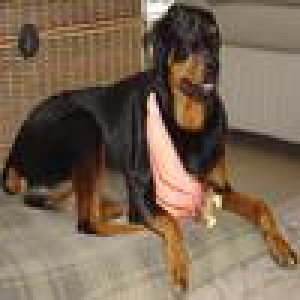
#> input picture cropped_images/n02106550_10222.jpg, 100 x 100 px (shown 3 times larger); its folder holds only this picture in this run
$ jupyter execute --allow-errors Bhanu_assignment-2.ipynb
#> lines starting #> are read from the running program, lines starting #| are printed output that depends on the picture
#> further down, loaded_image is the input picture: shape (100, 100, 3); mean B, G, R 83, 102.1, 121.1
#> `gray_converted_image = cv.cvtColor(loaded_image, cv.COLOR_BGR2GRAY)`:
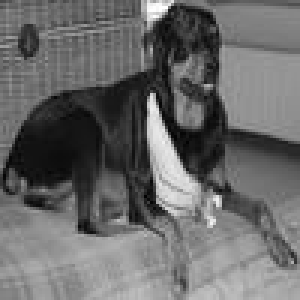
#> gray_converted_image: shape (100, 100) (shown 3 times larger); min 2, max 254, mean 105.6
#> `image_histogram_values = cv.calcHist([gray_converted_image],[0],None,[..`: image_histogram_values = 256 values, max 159 at index 149, min 0 at index 0, mean 39.06
#> `t = pd.DataFrame(image_histogram_values).T`: t = table of 1 rows and 256 columns
[cell 1]
import os
import glob

[cell 2]
#config
config_dictionary ={"Image_set":"c:\\Users\\sande\\OneDrive\\Desktop\\Data_mining\\Images",
                    "bread_info":{"n02085936-Maltese_dog":0,"n02096294-Australian_terrier":1,
                                  "n02106550-Rottweiler":2,"n02092339-Weimaraner":3
                                 }
                 }

Knn_cluster_size = {
                        1:{'cross_validation_method':{'validation_error':'','training':''},'stratified_cross_validation_method':{'validation_error':'','training':''}},
                        3:{'cross_validation_method':{'validation_error':'','training':''},'stratified_cross_validation_method':{'validation_error':'','training':''}},
                        5:{'cross_validation_method':{'validation_error':'','training':''},'stratified_cross_validation_method':{'validation_error':'','training':''}},
                        6:{'cross_validation_method':{'validation_error':'','training':''},'stratified_cross_validation_method':{'validation_error':'','training':''}},
                        10:{'cross_validation_method':{'validation_error':'','training':''},'stratified_cross_validation_method':{'validation_error':'','training':''}},
                        20:{'cross_validation_method':{'validation_error':'','training':''},'stratified_cross_validation_method':{'validation_error':'','training':''}}
                   }

[cell 3]
#creating a master data frame to carry the values
import pandas as pd
master_data_frame = pd.DataFrame()

[cell 4]
import cv2 as cv
import sys

#> (a cell that did not finish here is left out)

[cell 6]
master_data_frame

[cell 7]
from sklearn.preprocessing import StandardScaler

[cell 8]
scaler_obj = StandardScaler()
df = master_data_frame.loc[:,:255]
#> (the rest of this cell did not finish here and is left out)

[cell 9]
master_data_frame = df
master_data_frame

[cell 10]
import warnings
warnings.filterwarnings("ignore", category=DeprecationWarning)
warnings.filterwarnings("ignore",category=FutureWarning)

[cell 11]
#creating the global train, test, train_label and test_label instances
train = pd.DataFrame()
test = pd.DataFrame()

train_label = pd.Series()
test_label = pd.Series()

[cell 12]
from sklearn.model_selection import train_test_split

[cell 13]
bread_labels = config_dictionary["bread_info"].keys()
#> (the rest of this cell did not finish here and is left out)

[cell 14]
#reseting all index information
train = train.reset_index(drop=True)
test = test.reset_index(drop=True)

train_label = train_label.reset_index(drop=True)
test_label = test_label.reset_index(drop=True)

[cell 15]
from sklearn.neighbors import KNeighborsClassifier
from sklearn.metrics import accuracy_score
from sklearn.model_selection import cross_val_score

#> (a cell that did not finish here is left out)

[cell 17]
from sklearn.model_selection import StratifiedKFold

[cell 18]
stratified_obj = StratifiedKFold(n_splits=5)

#> (the rest of this cell did not finish here and is left out)

[cell 19]
Knn_cluster_size

[cell 20]
import matplotlib.pyplot as plt

[cell 21]
#displaying the line chart
x = list(Knn_cluster_size.keys())
y_cross_validation = [entry['cross_validation_method']['validation_error'] for entry in Knn_cluster_size.values()]
y_cross_validation_training = [entry['cross_validation_method']['training'] for entry in Knn_cluster_size.values()]
y_stratified_cross_validation = [entry['stratified_cross_validation_method']['validation_error'] for entry in Knn_cluster_size.values()]
y_stratified_cross_validation_training = [entry['stratified_cross_validation_method']['training'] for entry in Knn_cluster_size.values()]

# Create the line chart
plt.figure(figsize=(10, 6))
plt.plot(x, y_cross_validation, marker='o', label='Cross Validation Error')
plt.plot(x, y_cross_validation_training, marker='o', label='Cross Validation training error')
plt.plot(x, y_stratified_cross_validation, marker='o', label='Stratified Cross Validation Error')
plt.plot(x, y_stratified_cross_validation_training, marker='o', label='Stratified Cross Validation training error')

plt.title('KNN')
plt.xlabel('K-value')
plt.ylabel('mean validation error / training Error (%)')
plt.legend()
plt.grid(True)

plt.show()
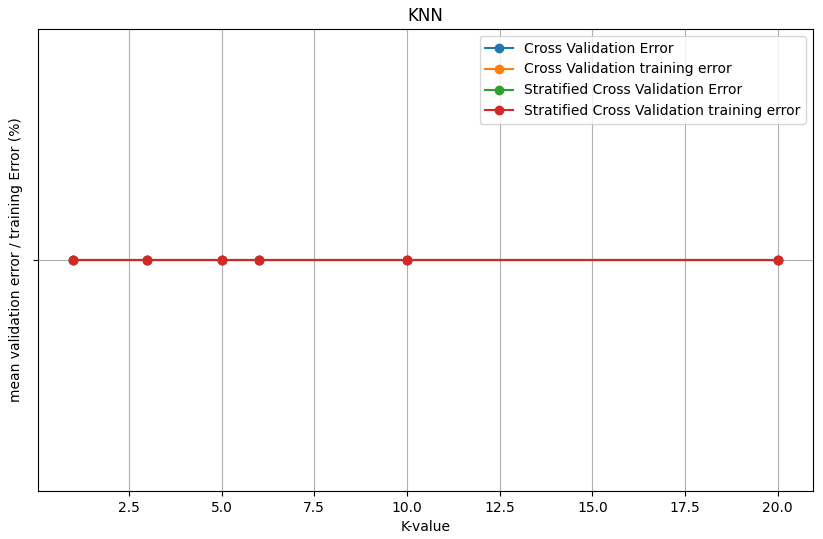
#> figure drawn by matplotlib, 1 panel

1. Model complexity; when K decreases, model complexity increases. Similarly, when K increases, the model's complexity decreases.
2. In both situations, I saw model overfitting.

[cell 22]
print("minimum cross validation error in Stratified method is "+str(min(y_stratified_cross_validation))+" with cluster size "+str(y_stratified_cross_validation.index(min(y_stratified_cross_validation))))
min_cluster_size = y_stratified_cross_validation.index(min(y_stratified_cross_validation))

[cell 23]
print("cluster size is "+str(min_cluster_size))
knn_classifier_instance = KNeighborsClassifier(n_neighbors=min_cluster_size)
#> (the rest of this cell did not finish here and is left out)

[cell 24]
from sklearn.neural_network import MLPClassifier
from sklearn.exceptions import ConvergenceWarning
warnings.filterwarnings("ignore", category=ConvergenceWarning)
import numpy as np
from sklearn.metrics import f1_score
from sklearn.metrics import confusion_matrix,ConfusionMatrixDisplay

[cell 25]
def load_classification(classifier, train,train_label,test,test_label):
    prediction_label =''
    acutal=''
    accuracy =[]
    confusion_list =[]
    stratified_obj = StratifiedKFold(n_splits=5)

    for train_index, train_val_index in  stratified_obj.split(train,train_label):

        stratified_train=  pd.DataFrame(train, index=list(train_index))
        stratified_val=  pd.DataFrame(train, index=list(train_val_index))

        stratified_train_label = train_label.loc[list(train_index)]
        stratified_val_label = train_label.loc[list(train_val_index)]

        classifier.fit(stratified_train, stratified_train_label)

        predict= classifier.predict(stratified_val)
        validation_accuracy= accuracy_score(stratified_val_label, predict)
        accuracy.append(validation_accuracy)
        confusion_list.append(confusion_matrix(stratified_val_label, predict))

    classifier.fit(train, train_label)
    predict = classifier.predict(test)
    mode_accuracy = accuracy_score(test_label, predict)

    return accuracy,mode_accuracy,predict,test_label,confusion_list

$ run again, on cropped_images/n02106550_10588.jpg
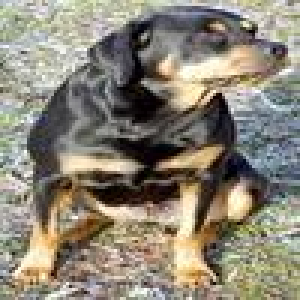
#> input picture cropped_images/n02106550_10588.jpg, 100 x 100 px (shown 3 times larger)
#> loaded_image is the input picture: shape (100, 100, 3); mean B, G, R 118.2, 132.6, 139
#> `gray_converted_image = cv.cvtColor(loaded_image, cv.COLOR_BGR2GRAY)`:
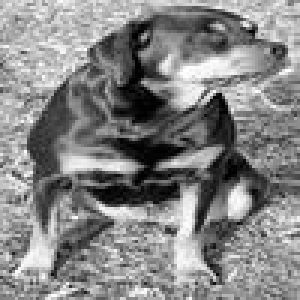
#> gray_converted_image: shape (100, 100) (shown 3 times larger); min 0, max 255, mean 132.9
#> image_histogram_values = 256 values, max 76 at index 136, min 2 at index 255, mean 39.06
#> t = table of 1 rows and 256 columns

$ run again, on cropped_images/n02106550_10635.jpg
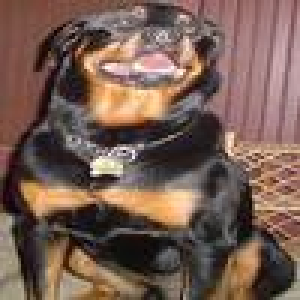
#> input picture cropped_images/n02106550_10635.jpg, 100 x 100 px (shown 3 times larger)
#> loaded_image is the input picture: shape (100, 100, 3); mean B, G, R 82.6, 93.4, 118.4
#> `gray_converted_image = cv.cvtColor(loaded_image, cv.COLOR_BGR2GRAY)`:
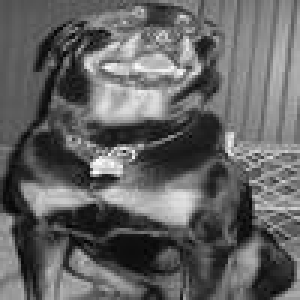
#> gray_converted_image: shape (100, 100) (shown 3 times larger); min 2, max 253, mean 99.6
#> image_histogram_values = 256 values, max 126 at index 90, min 0 at index 0, mean 39.06
#> t = table of 1 rows and 256 columns

$ run again, on cropped_images/n02106550_107.jpg
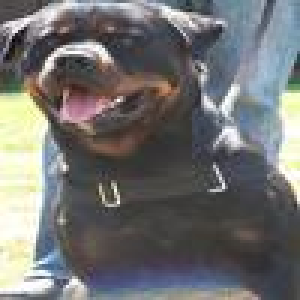
#> input picture cropped_images/n02106550_107.jpg, 100 x 100 px (shown 3 times larger)
#> loaded_image is the input picture: shape (100, 100, 3); mean B, G, R 113.1, 113.6, 113.6
#> `gray_converted_image = cv.cvtColor(loaded_image, cv.COLOR_BGR2GRAY)`:
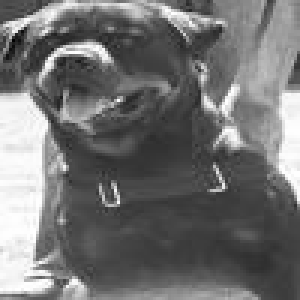
#> gray_converted_image: shape (100, 100) (shown 3 times larger); min 1, max 255, mean 113.5
#> image_histogram_values = 256 values, max 242 at index 64, min 0 at index 0, mean 39.06
#> t = table of 1 rows and 256 columns

$ run again, on cropped_images/n02106550_10481.jpg
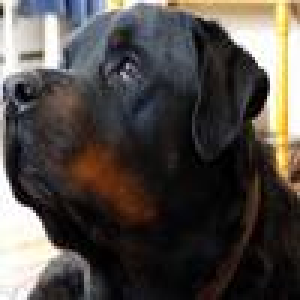
#> input picture cropped_images/n02106550_10481.jpg, 100 x 100 px (shown 3 times larger)
#> loaded_image is the input picture: shape (100, 100, 3); mean B, G, R 70.1, 74.2, 79.5
#> `gray_converted_image = cv.cvtColor(loaded_image, cv.COLOR_BGR2GRAY)`:
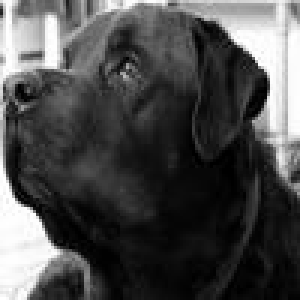
#> gray_converted_image: shape (100, 100) (shown 3 times larger); min 0, max 255, mean 75.4
#> image_histogram_values = 256 values, max 250 at index 7, min 5 at index 139, mean 39.06
#> t = table of 1 rows and 256 columns
